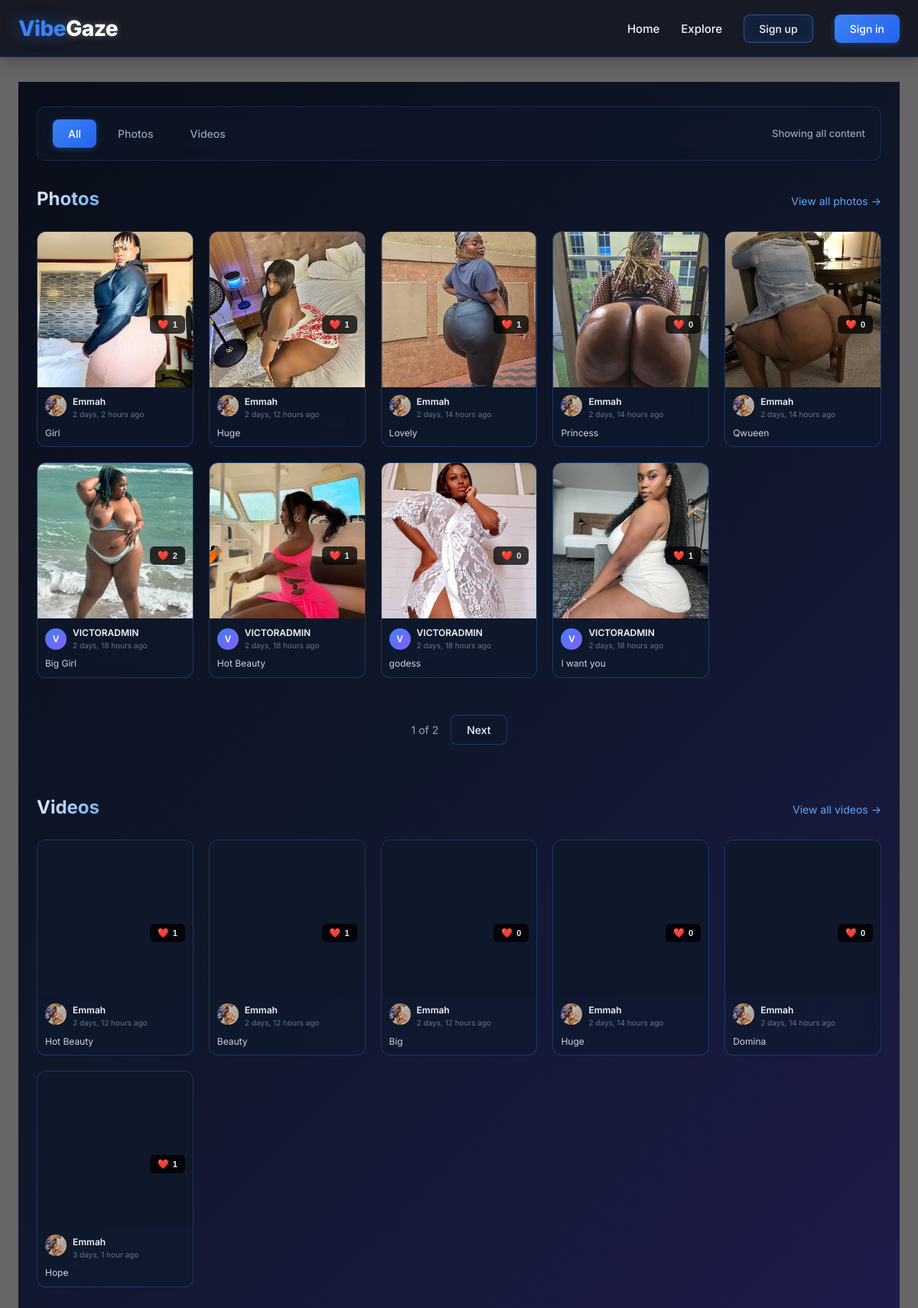
Before: /feed/ with the older database file.
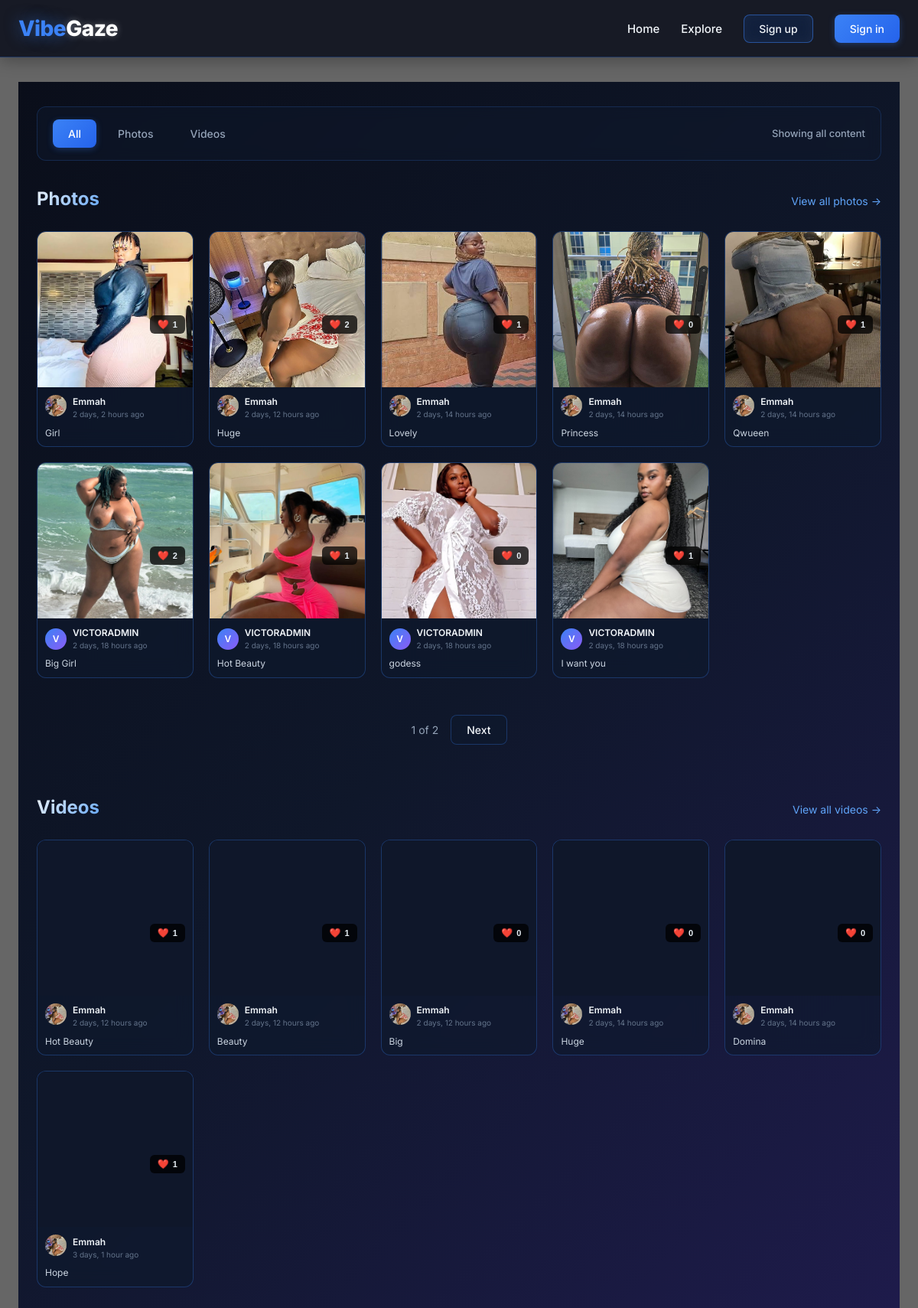
After: the same page with the newer database file.
### frontend/models.py (models this page shows, shortened)
class Photo(models.Model):
    author = models.ForeignKey(User, on_delete=models.CASCADE, related_name='photos')
    image = models.ImageField(upload_to=photo_upload_path, max_length=500)
    caption = models.CharField(max_length=500, blank=True)
    created_at = models.DateTimeField(auto_now_add=True)
    updated_at = models.DateTimeField(auto_now=True)
    likes = models.ManyToManyField(User, related_name='liked_photos', blank=True)
    views = models.PositiveIntegerField(default=0)
    class Meta:
        ordering = ['-created_at']
        verbose_name = 'Photo'
        verbose_name_plural = 'Photos'

class UserProfile(models.Model):
    user = models.OneToOneField(User, on_delete=models.CASCADE, related_name='profile')
    bio = models.TextField(blank=True, null=True)
    avatar = models.ImageField(upload_to='avatars/', blank=True, null=True)
    location = models.CharField(max_length=100, blank=True, null=True)
    website = models.URLField(blank=True, null=True)
    phone_number = models.CharField(max_length=20, blank=True, null=True)
    is_verified = models.BooleanField(default=False)
    is_available_for_calls = models.BooleanField(default=False)
    call_price_per_minute = models.DecimalField(max_digits=10, decimal_places=2, default=50.00)
    paid_message_price = models.DecimalField(max_digits=10, decimal_places=2, default=20.00)
    followers = models.ManyToManyField(User, related_name='following', blank=True)
    created_at = models.DateTimeField(auto_now_add=True)
    updated_at = models.DateTimeField(auto_now=True)

class Video(models.Model):
    VIDEO_TYPES = [
        ('short', 'Short Video (< 60s)'),
        ('long', 'Long Video'),
    ]
    author = models.ForeignKey(User, on_delete=models.CASCADE, related_name='videos')
    video_file = models.FileField(upload_to=video_upload_path, max_length=500)
    thumbnail = models.ImageField(upload_to='video_thumbnails/', blank=True, null=True)
    title = models.CharField(max_length=200)
    description = models.TextField(max_length=2000, blank=True)
    video_type = models.CharField(max_length=10, choices=VIDEO_TYPES, default='short')
    duration = models.PositiveIntegerField(help_text="Duration in seconds", default=0)
    created_at = models.DateTimeField(auto_now_add=True)
    updated_at = models.DateTimeField(auto_now=True)
    likes = models.ManyToManyField(User, related_name='liked_videos', blank=True)
    views = models.PositiveIntegerField(default=0)
    class Meta:
        ordering = ['-created_at']
        verbose_name = 'Video'
        verbose_name_plural = 'Videos'

### frontend/views.py (the view)
# urls.py: path('feed/', views.feed, name='feed'),
def feed(request):
    content_filter = request.GET.get('filter', 'all')
    photos = Photo.objects.select_related('author').all()
    videos = Video.objects.select_related('author').all()
    if content_filter == 'photos':
        videos = Video.objects.none()
    elif content_filter == 'videos':
        photos = Photo.objects.none()
    photos_paginator = Paginator(photos, 9)
    videos_paginator = Paginator(videos, 6)
    photos_page = request.GET.get('photos_page', 1)
    videos_page = request.GET.get('videos_page', 1)
    context = {
        'photos': photos_paginator.get_page(photos_page),
        'videos': videos_paginator.get_page(videos_page),
        'current_filter': content_filter,
    }
    return render(request, 'frontend/feed.html', context)

### frontend/context_processors.py (called while the page is built, shortened)
def unread_messages_count(request):
    unread_count = 0
    return {'unread_thread_count': unread_count}

def background_media(request):
    media = BackgroundMedia.objects.filter(is_active=True).first()
    return {'background_media': media}

### templates/frontend/feed.html (shortened to what this page needs)
{% extends 'base.html' %}
{% load static %}
{% block content %}
<div class="feed-container">
    <div class="container">
        <div class="filter-section">
            <div class="filter-tabs">
                <a href="?filter=all" class="filter-tab {% if current_filter == 'all' %}active{% endif %}">All</a>
                <a href="?filter=photos" class="filter-tab {% if current_filter == 'photos' %}active{% endif %}">Photos</a>
                <a href="?filter=videos" class="filter-tab {% if current_filter == 'videos' %}active{% endif %}">Videos</a>
            </div>
            <div class="filter-info">
                <span class="filter-count">
                    {% if current_filter == 'all' %}
                        Showing all content
                    {% elif current_filter == 'photos' %}
                        Showing {{ photos|length }} photos
                    {% else %}
                        Showing {{ videos|length }} videos
                    {% endif %}
                </span>
            </div>
        </div>
        {% if current_filter == 'all' or current_filter == 'photos' %}
            <div class="content-section">
                <div class="section-header">
                    <h2 class="section-title">Photos</h2>
                    {% if current_filter == 'all' %}
                        <a href="?filter=photos" class="section-link">View all photos →</a>
                    {% endif %}
                </div>
                {% if photos %}
                    <div class="media-grid">
                        {% for photo in photos %}
                            <div class="media-card glass">
                                <div class="media-poster">
                                    <a href="{% url 'frontend:photo_detail' photo.id %}" class="media-link-img">
                                        <img src="{{ photo.image.url }}" alt="{{ photo.caption }}" class="media-image">
                                    </a>
                                    <div class="media-like-btn-wrapper">
                                        <button class="like-btn {% if user in photo.likes.all %}liked{% endif %}" data-url="{% url 'frontend:like_photo' photo.id %}" onclick="likeMedia(this)">
                                            <span class="heart-icon">❤️</span>
                                            <span class="like-count">{{ photo.likes.count }}</span>
                                        </button>
                                    </div>
                                </div>
                                <div class="media-info">
                                    <div class="media-author">
                                        <a href="{% url 'frontend:user_profile' username=photo.author.username %}" class="author-avatar">
                                            {% if photo.author.profile.avatar %}
                                                <img src="{{ photo.author.profile.avatar.url }}" alt="{{ photo.author.username }}" class="avatar-img">
                                            {% else %}
                                                <div class="avatar-placeholder">{{ photo.author.username|first|upper }}</div>
                                            {% endif %}
                                        </a>
                                        <div class="author-details">
                                            <a href="{% url 'frontend:user_profile' username=photo.author.username %}" class="author-name">{{ photo.author.username }}</a>
                                            <span class="post-time">{{ photo.created_at|timesince }} ago</span>
                                        </div>
                                    </div>
                                    <div class="media-title">{{ photo.caption|default:"Untitled"|truncatechars:50 }}</div>
                                </div>
                            </div>
                        {% endfor %}
                    </div>
                    {% if photos.has_other_pages %}
                        <div class="pagination">
                            <span class="page-current">{{ photos.number }} of {{ photos.paginator.num_pages }}</span>
                            {% if photos.has_next %}
                                <a href="?photos_page={{ photos.next_page_number }}{% if current_filter != 'all' %}&filter={{ current_filter }}{% endif %}" class="page-link next">Next</a>
                            {% endif %}
                        </div>
                    {% endif %}
                {% endif %}
            </div>
        {% endif %}
        {% if current_filter == 'all' or current_filter == 'videos' %}
            <div class="content-section">
                <div class="section-header">
                    <h2 class="section-title">Videos</h2>
                    {% if current_filter == 'all' %}
                        <a href="?filter=videos" class="section-link">View all videos →</a>
                    {% endif %}
                </div>
                {% if videos %}
                    <div class="media-grid">
                        {% for video in videos %}
                            <div class="media-card glass">
                                <div class="media-poster">
                                    <a href="{% url 'frontend:video_detail' video.id %}" class="media-link-img">
                                        <video class="media-video" preload="metadata">
                                            <source src="{{ video.video_file.url }}">
                                        </video>
                                    </a>
                                    <div class="media-like-btn-wrapper">
                                        <button class="like-btn {% if user in video.likes.all %}liked{% endif %}" data-url="{% url 'frontend:like_video' video.id %}" onclick="likeMedia(this)">
                                            <span class="heart-icon">❤️</span>
                                            <span class="like-count">{{ video.likes.count }}</span>
                                        </button>
                                    </div>
                                </div>
                                <div class="media-info">
                                    <div class="media-author">
                                        <a href="{% url 'frontend:user_profile' username=video.author.username %}" class="author-avatar">
                                            {% if video.author.profile.avatar %}
                                                <img src="{{ video.author.profile.avatar.url }}" alt="{{ video.author.username }}" class="avatar-img">
                                            {% else %}
                                                <div class="avatar-placeholder">{{ video.author.username|first|upper }}</div>
                                            {% endif %}
                                        </a>
                                        <div class="author-details">
                                            <a href="{% url 'frontend:user_profile' username=video.author.username %}" class="author-name">{{ video.author.username }}</a>
                                            <span class="post-time">{{ video.created_at|timesince }} ago</span>
                                        </div>
                                    </div>
                                    <div class="media-title">{{ video.title|truncatechars:50 }}</div>
                                </div>
                            </div>
                        {% endfor %}
                    </div>
                {% endif %}
            </div>
        {% endif %}
    </div>
</div>
{% endblock %}

### templates/base.html (shortened to what this page needs)
<!DOCTYPE html>
<html lang="en">
<head>
</head>
<body>
    <nav class="navbar">
        <div class="nav-container">
            <div class="nav-logo">
                <a href="/">
                    <span class="blue">Vibe</span><span class="white">Gaze</span>
                </a>
            </div>
            <ul class="nav-links">
                <li><a href="/">Home</a></li>
                <li><a href="/feed/">Explore</a></li>
                {% if user.is_authenticated %}
                    <li><a href="/upload/photo/">Share</a></li>
                    <li><a href="/messages/inbox/">DMs</a></li>
                    <li><a href="{% url 'frontend:user_profile' username=user.username %}">My Vibe</a></li>
                    <li><a href="{% url 'account_logout' %}" class="logout-link">Sign-Out</a></li>
                {% else %}
                    <li><a href="/accounts/signup/" class="btn-register">Sign up</a></li>
                    <li><a href="/accounts/login/" class="btn-signin">Sign in</a></li>
                {% endif %}
            </ul>
        </div>
    </nav>
    <div class="main-container">
        {% block content %}{% endblock %}
    </div>
</body>
</html>

### templates/base.html (style rules this page uses)
* { margin: 0; padding: 0; box-sizing: border-box; }
body { font-family: 'Inter', -apple-system, BlinkMacSystemFont, 'Segoe UI', sans-serif; color: #f1f5f9; line-height: 1.5; min-height: 100vh; position: relative; }
body::before { content: ''; position: fixed; top: 0; left: 0; width: 100%; height: 100%; background: rgba(0, 0, 0, 0.6); pointer-events: none; z-index: 0; }
.glass { background: rgba(15, 25, 45, 0.65); backdrop-filter: blur(12px); border: 1px solid rgba(59, 130, 246, 0.3); border-radius: 12px; }
.navbar { background: rgba(10, 14, 26, 0.85); backdrop-filter: blur(16px); border-bottom: 1px solid rgba(59, 130, 246, 0.3); padding: 16px 24px; position: sticky; top: 0; z-index: 100; box-shadow: 0 4px 20px rgba(0, 0, 0, 0.3); }
.nav-container { max-width: 1280px; margin: 0 auto; display: flex; justify-content: space-between; align-items: center; flex-wrap: wrap; gap: 16px; }
.nav-logo a { text-decoration: none; font-weight: 800; font-size: 28px; letter-spacing: -0.5px; transition: all 0.2s ease; display: inline-block; }
.nav-logo .blue { color: #3b82f6; text-shadow: 0 0 20px rgba(59, 130, 246, 0.5); }
.nav-logo .white { color: #ffffff; text-shadow: 0 0 10px rgba(255, 255, 255, 0.3); }
.nav-links { display: flex; gap: 28px; list-style: none; flex-wrap: wrap; align-items: center; }
.nav-links a:not(.btn-signin):not(.btn-register) { color: #f1f5f9; text-decoration: none; font-size: 15px; font-weight: 500; transition: all 0.2s ease; position: relative; }
.nav-links a:not(.btn-signin):not(.btn-register)::after { content: ''; position: absolute; bottom: -4px; left: 0; width: 0; height: 2px; background: linear-gradient(90deg, #3b82f6, #8b5cf6); transition: width 0.2s ease; }
.btn-signin { background: linear-gradient(135deg, #3b82f6, #2563eb); color: white; border: none; padding: 8px 20px; border-radius: 8px; font-size: 14px; font-weight: 500; cursor: pointer; text-decoration: none; display: inline-block; transition: all 0.2s ease; box-shadow: 0 2px 8px rgba(59, 130, 246, 0.3); }
.btn-register { background: rgba(59, 130, 246, 0.15); backdrop-filter: blur(8px); color: #f1f5f9; border: 1px solid rgba(59, 130, 246, 0.5); padding: 7px 19px; border-radius: 8px; font-size: 14px; font-weight: 500; cursor: pointer; text-decoration: none; display: inline-block; transition: all 0.2s ease; }
.main-container { max-width: 1280px; margin: 0 auto; padding: 32px 24px; position: relative; z-index: 1; }

Changed rows visible on the page:
changed Photo "Huge": likes.count "1" → "2"
changed Photo "Qwueen": likes.count "0" → "1"
